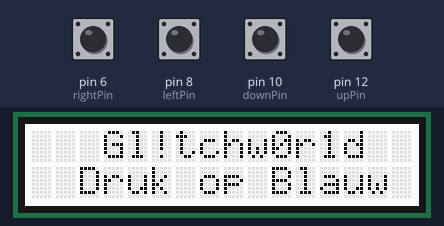
This sketch was run on a simulated Arduino Uno, built with avr-gcc and run on an emulated ATmega328P. Parts: 16×2 character LCD. The inputs (shaded band) are chosen by the test bench; at power-on: pin 12 (upPin) HIGH, pin 6 (rightPin), pin 8 (leftPin), pin 10 (downPin) LOW.

Above: at 0.1 s.
1.3 s: pin 10 (downPin) pulled HIGH for 0.15 s
At 2.27 s:
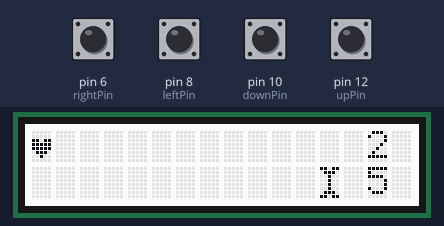
4.1 s: pin 6 (rightPin) pulled HIGH for 1 s
At 4.7 s:
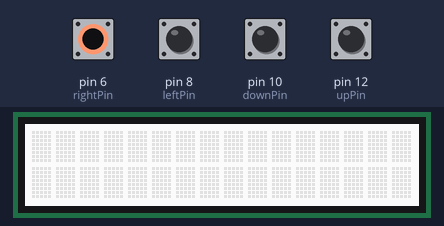
8.4 s: pin 6 (rightPin) pulled HIGH for 1 s
At 9.74 s:
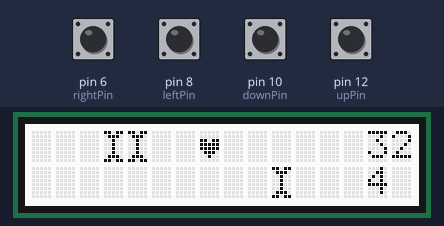
12.7 s: pin 10 (downPin) pulled HIGH for 1 s
At 16.7 s:
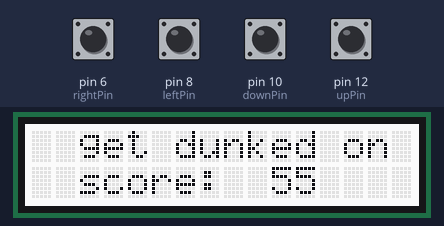
17.0 s: pin 8 (leftPin) pulled HIGH for 0.15 s
At 17.5 s:
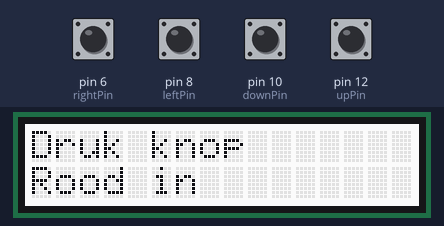
18.6 s: pin 6 (rightPin) pulled HIGH for 0.15 s
At 20.3 s:
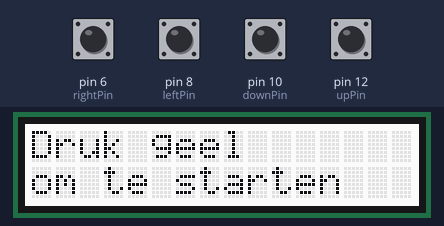
Timing chart, 0 to 21.6 s (numbered marks = the images above; inputs shaded):
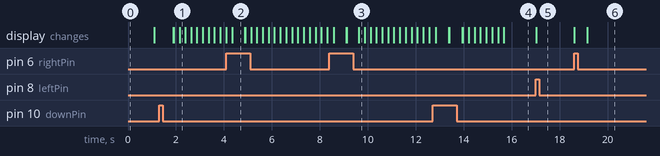

Measured:
- after the input at 1.3 s, the display: first changes after 0.60 s (image 1 shows a later state)
- after the input at 4.1 s, the display: changes after 0.25 s (image 2)
- after the input at 8.4 s, the display: first changes after 0.18 s (image 3 shows a later state)
- after the input at 12.7 s, the display: first changes after 0.13 s (image 4 shows a later state)
- after the input at 17.0 s, the display: changes at once (image 5)
- after the input at 18.6 s, the display: first changes at once (image 6 shows a later state)
- what the display in image 2 shows lasts 0.5 s, from 4.4 s to 4.9 s

The sketch:

sketch_GlitchWorld_eindCode_.ino
```cpp
#include <Wire.h>
#include "rgb_lcd.h"

rgb_lcd lcd;
//pin variabelen voor knoppen (spelers,toestanden)
int upPin = 12;
int downPin = 10;
int leftPin = 8;
int rightPin = 6;

//variabelen voor objecten die bewegen
int playerX = 0;
int playerY = 1;
int boneX = 13;
int boneX2 = 23;
int boneX3 = 24;
const int boneY = 1;
const int boneY2 = 0;
int boneY3 = 0;

//bot "randomizer"
bool bot2 = false;
int loopSwitch = 0;
int boneSnelheid = 200;

//toestaden game
int gameStatus = 0;
const int BEGINSCHERM1 = 0;
const int BEGINSCHERM2 = 1;
const int BEGINSCHERM3 = 2;
const int SPELEN = 3;
const int GAMEOVER1 = 4;
const int GAMEOVER2 = 5;
const int GEWONNEN = 6;
const int GEWONNEN2 = 7;

//toestanden knoppen
int knopStatus = 1;
const int tUp = 1;
const int tDown = 2;
const int tLeft = 3;
const int tRight = 4;

//score/levens
int score = 0;
int scorePos = 14;
int lives = 5;
int livesPos = 14;

//characters(obstacle/player)
const byte player[8] = {
  0b00000,
  0b00000,
  0b11011,
  0b11111,
  0b11111,
  0b01110,
  0b00100,
  0b00000
};

const byte bone[8] = {
  0b11011,
  0b01110,
  0b00100,
  0b00100,
  0b00100,
  0b00100,
  0b01110,
  0b11011
};

const byte star[8] = {
  0b00000,
  0b00100,
  0b10101,
  0b01110,
  0b00100,
  0b01010,
  0b10001,
  0b00000
};

void setup() {
  pinMode(upPin, INPUT);
  digitalWrite(upPin, HIGH);
  pinMode(downPin, INPUT);
  pinMode(leftPin, INPUT);
  pinMode(rightPin, INPUT);
  lcd.begin(16, 2);
}

void loop() {

//Beginscherm
  if (gameStatus == BEGINSCHERM1){
    lcd.setCursor(3,0);
    lcd.print("Gl!tchw0r1d");
    lcd.setCursor(2,1);
    lcd.print("Druk op Blauw");
    lcd.autoscroll();
    delay(1000);
    if(digitalRead(upPin)== HIGH){
      lcd.clear();
      lcd.noAutoscroll();
      gameStatus = BEGINSCHERM2;
      delay(200);
      }
    }

  if (gameStatus == BEGINSCHERM2) {
    lcd.print("Blauw&geel: ^ v");
    lcd.setCursor(0,1);
    lcd.print("Groen&rood: < >");
    lcd.setCursor(0,0);
    }

  if(gameStatus == BEGINSCHERM2){
    if (digitalRead(upPin)== HIGH) {
    lcd.clear();
    lcd.print("Druk geel");
    lcd.setCursor(0,1);
    lcd.print("om te starten");
    lcd.setCursor(0,0);
   gameStatus = BEGINSCHERM3;
    }
  }

  if (gameStatus == BEGINSCHERM3){
    if (digitalRead(downPin)== HIGH){
    lcd.clear();
    gameStatus = SPELEN;
    delay(500);
    }
  }

//spelen
  if (gameStatus == SPELEN){

    score++;

    lcd.createChar(1, player);//maakt speler
    lcd.setCursor(playerX, playerY);//plek van speler
    lcd.write((byte)1);//print speler

    lcd.createChar(2, bone);//maakt bot obstakel
    lcd.setCursor(boneX, boneY);//plek van obstakel
    lcd.write((byte)2);//print bot

    lcd.createChar(2, bone);//maakt bot obstakel
    lcd.setCursor(boneX2, boneY2);//plek van obstakel
    lcd.write((byte)2);//print bot

    lcd.createChar(2, bone);//maakt bot obstakel
    lcd.setCursor(boneX3, boneY3);//plek van obstakel
    lcd.write((byte)2);//print bot

    lcd.setCursor(scorePos, 0);
    lcd.print(score);

    lcd.setCursor(livesPos, 1);
    lcd.print(lives);
//score schuift 1 naar links als boven 100
    if(score > 99){
      scorePos = 13;
      }

    //beweging speler
    if (digitalRead(upPin)== HIGH) {
    knopStatus = tUp;
    if(knopStatus == tUp && playerY > 0){
      lcd.createChar(1, player);//maakt speler
     lcd.setCursor(playerX, playerY);//plek van speler
     lcd.write((byte)1);//print speler
     playerY = playerY - 1;
     delay(10);
     lcd.clear();
    }
    }

  if (digitalRead(downPin) == HIGH) {
    knopStatus = tDown;
  if(knopStatus == tDown && playerY < 1){
     lcd.createChar(1, player);//maakt speler
     lcd.setCursor(playerX, playerY);//plek van speler
     lcd.write((byte)1);//print speler
     playerY = playerY + 1;
     delay(10);
     lcd.clear();
    }
    }

  if (digitalRead(leftPin) == HIGH) {
      knopStatus = tLeft;
    if(knopStatus == tLeft && playerX > 0){
     lcd.createChar(1, player);//maakt speler
     lcd.setCursor(playerX, playerY);//plek van speler
     lcd.write((byte)1);//print speler
     playerX = playerX - 1;
     delay(10);
     lcd.clear();
    }
    }

 if (digitalRead(rightPin) == HIGH) {
    knopStatus = tRight;
    if(knopStatus == tRight && playerX < 13){
     lcd.createChar(1, player);//maakt speler
     lcd.setCursor(playerX, playerY);//plek van speler
     lcd.write((byte)1);//print speler
     playerX = playerX + 1;
     delay(10);
     lcd.clear();
    }
  }

  //obstakels(bot en "illusie" bot)
  if(boneX <= 13){
    boneX--;
    delay(boneSnelheid);
    lcd.setCursor(boneX + 1, boneY);
    lcd.print(" ");
    }

    if(boneX < 0){
      boneX = 13;
      }

    if(boneX2 < 0){
      boneX2 = 13;
      }

    if(boneX3 < 0){
      boneX3 = 13;
      loopSwitch++;
      }

    if(loopSwitch == 2 && boneY3 == boneY2){
      boneY3 = boneY;
      boneX3 = boneX + 13;
      loopSwitch = 0;
      }
    if(loopSwitch == 2 && boneY3 == boneY){
      boneY3 = boneY2;
      loopSwitch = 0;
      }

    if(boneX == 1){
      bot2 = true;
      }

    if(bot2 == true){
      boneX2--;
      boneX3--;
      if(boneY3 == boneY2){
      lcd.setCursor(boneX3 + 1, boneY3);
      lcd.print(" ");
        }
      if(boneY3 == boneY){
      lcd.setCursor(boneX3 + 1, boneY3);
      lcd.print(" ");
      lcd.setCursor(boneX2 + 1, boneY2);
      lcd.print(" ");
        }
      }

//schade
  if(playerX == boneX && playerY == boneY || playerX == boneX2 && playerY == boneY2 || playerX == boneX3 && playerY == boneY3){
    lives--;
    }

//win,verlies conditie
  if (lives == 0){
        lcd.clear();
        gameStatus = GAMEOVER1;
    }
  }
  if (gameStatus == GAMEOVER1){
    playerX = 0;
    playerY = 1;
    boneX = 13;
    boneX2 = 23;
    boneX3 = 24;
    lcd.setCursor (2,0);
    lcd.print("get dunked on");
    lcd.setCursor (2, 1);
    lcd.print("score:");
    lcd.setCursor (10,1);
    lcd.print(score);
    }

  if (gameStatus == GAMEOVER1){
    if(digitalRead(leftPin)== HIGH){
    score = 0;
    lives = 5;
    lcd.clear();
    lcd.setCursor(0,0);
    lcd.print("Druk knop");
    lcd.setCursor(0,1);
    lcd.print("Rood in");
    gameStatus = GAMEOVER2;
    }
  }

  if (gameStatus == GAMEOVER2){
    if(digitalRead(rightPin)== HIGH) {
    lcd.clear();
    gameStatus = BEGINSCHERM2;
    delay(500);
    }
  }

  if (playerX == 13){
    gameStatus = GEWONNEN;
    }

  if (gameStatus == GEWONNEN){
    playerX = 0;
    playerY = 1;
    boneX = 13;
    boneX2 = 20;
    lcd.setCursor(3,0);
    lcd.print("YOU WON");
    }

  if (gameStatus == GEWONNEN){
    if(digitalRead(leftPin) == HIGH){
      lcd.clear();
      gameStatus = GEWONNEN2;
      }
    }

  if (gameStatus == GEWONNEN2){
    lcd.setCursor (4, 0);
      lcd.print("score:");
      lcd.setCursor (10,0);
      lcd.print(score);
      if(score > 299){
        for(int i = 0; i < 4; i++){
          lcd.createChar(3, star);
          lcd.setCursor(1 + i, 1);
          lcd.write((byte)3);
          }
      lcd.setCursor (5,1);
      lcd.print("Legendary");
        }
      if(score > 199 && score < 300){
        for(int i = 0; i < 3; i++){
          lcd.createChar(3, star);
          lcd.setCursor(1 + i, 1);
          lcd.write((byte)3);
        }
      lcd.setCursor (5,1);
      lcd.print("Epic");
      }
      if(score > 50 && score < 200){
        for(int i = 0; i < 2; i++){
          lcd.createChar(3, star);
          lcd.setCursor(i, 1);
          lcd.write((byte)3);
        }
      lcd.setCursor (5,1);
      lcd.print("Cool");
    }


if (gameStatus == GEWONNEN2){
   if(digitalRead(rightPin)== HIGH) {
    score = 0;
    lives = 5;
    lcd.clear();
    gameStatus = BEGINSCHERM2;
    delay(500);
}
}
}
}
```
